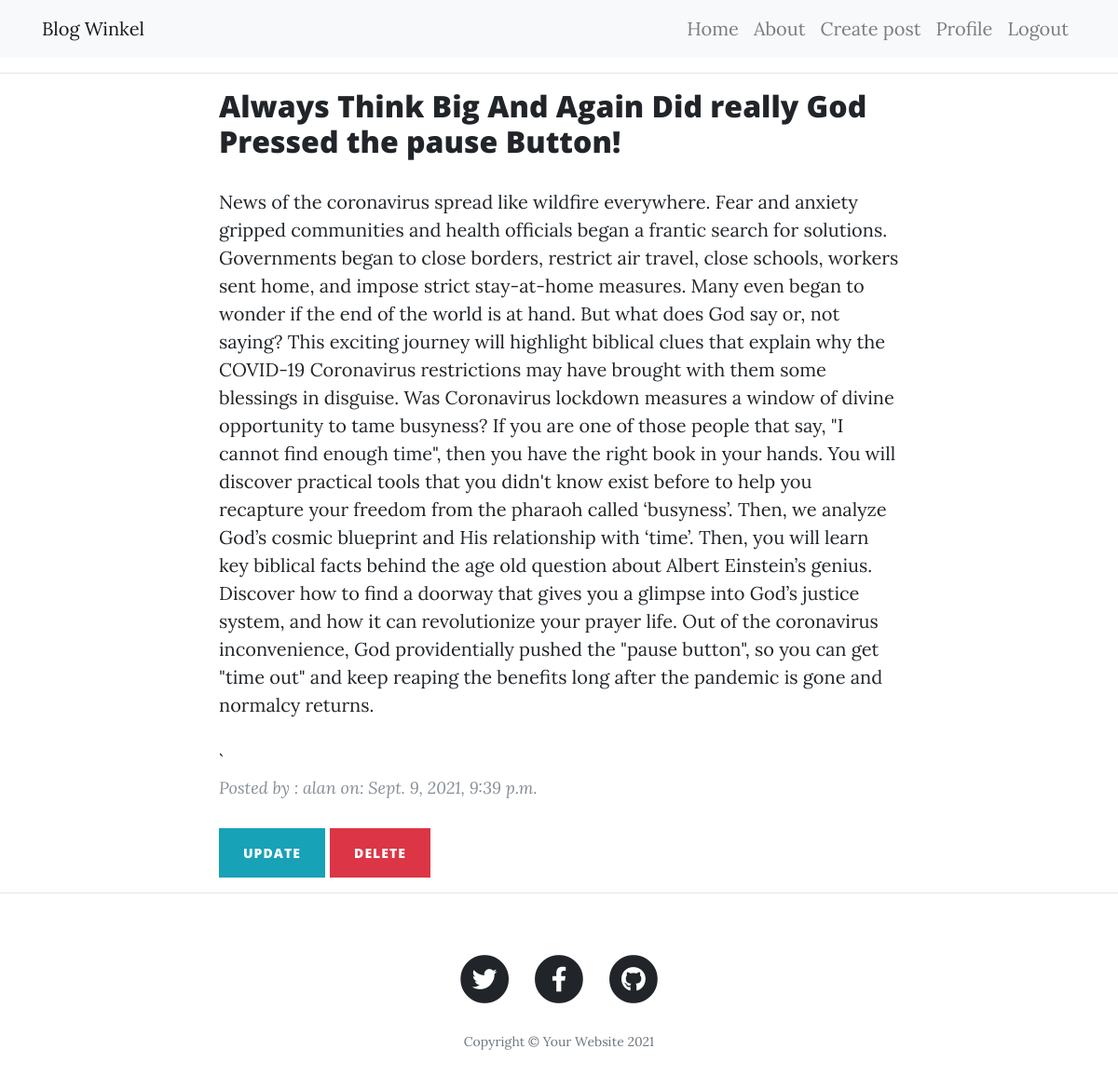
Screenshot of /post/4 (signed in) with the database file from the repository.
### blog/models.py (models this page shows, shortened)
class Blog(models.Model):
    title = models.CharField(max_length=100)
    content = models.TextField()
    post_created = models.DateTimeField(default=timezone.now)
    author = models.ForeignKey(User, on_delete=models.CASCADE)

### blog/views.py (the view)
# urls.py: path('post/<int:pk>', views.PostDetailView.as_view(), name='blog-post-detail'),
class PostDetailView(DetailView):
    model = Blog
    template_name = 'blog/blog_detail.html'
    context_object_name = 'blog'
    extra_context = {'title': 'View Post'}

### blog/templates/blog/blog_detail.html
{% extends 'blog/base.html' %}
{% block content %}
<div class="col-md-10 col-lg-8 mx-auto">
    <div class="post-preview">
            <h2 class="post-title">
                {{ blog.title }}
            </h2>
            <p>
                {{ blog.content }}
            </p>`
            {% if blog.author == user %}
        <p class="post-meta">Posted by : {{ blog.author.username }}
            on: {{ blog.post_created }}
        </p>
        <div>
            <a href="{% url 'blog-post-update' blog.id %}" class="btn btn-info">Update</a>
            <a href="{% url 'blog-post-delete' blog.id %}" class="btn btn-danger">Delete</a>
        </div>
        {% endif %}
    </div>
</div>
{% endblock content %}

### rows the page displays
Blog: title "Always Think Big And Again Did really God Pressed the pause Button!", content "News of the coronavirus spread like wildfire everywhere. Fear and anxiety gripped communities and health officials began a frantic search for solutions. Governments began to close borders, restrict air travel, close schools, workers sent home, and impose strict stay-at-home measures. Many even began to wonder if the end of the world is at hand. But what does God say or, not saying? This exciting journey will highlight biblical clues that explain why the COVID-19 Coronavirus restrictions may have brought with them some blessings in disguise. Was Coronavirus lockdown measures a window of divine opportunity to tame busyness? If you are one of those people that say, \"I cannot find enough time\",…", author.username "alan", post_created "Sept. 9, 2021, 9:39 p.m."
